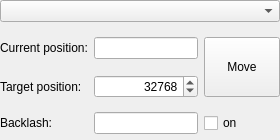
<?xml version="1.0" encoding="UTF-8"?>
<ui version="4.0">
 <class>snowgui::focusercontrollerwidget</class>
 <widget class="QWidget" name="snowgui::focusercontrollerwidget">
  <property name="geometry">
   <rect>
    <x>0</x>
    <y>0</y>
    <width>280</width>
    <height>140</height>
   </rect>
  </property>
  <property name="minimumSize">
   <size>
    <width>0</width>
    <height>115</height>
   </size>
  </property>
  <property name="maximumSize">
   <size>
    <width>16777215</width>
    <height>140</height>
   </size>
  </property>
  <property name="windowTitle">
   <string>Form</string>
  </property>
  <layout class="QVBoxLayout" name="verticalLayout">
   <property name="leftMargin">
    <number>0</number>
   </property>
   <property name="topMargin">
    <number>0</number>
   </property>
   <property name="rightMargin">
    <number>0</number>
   </property>
   <property name="bottomMargin">
    <number>0</number>
   </property>
   <item>
    <widget class="QComboBox" name="focuserSelectionBox"/>
   </item>
   <item>
    <widget class="QWidget" name="focuserInfo" native="true">
     <layout class="QGridLayout" name="gridLayout">
      <property name="leftMargin">
       <number>0</number>
      </property>
      <property name="topMargin">
       <number>0</number>
      </property>
      <property name="rightMargin">
       <number>0</number>
      </property>
      <property name="bottomMargin">
       <number>0</number>
      </property>
      <item row="1" column="0">
       <widget class="QLabel" name="targetLabel">
        <property name="text">
         <string>Target position:</string>
        </property>
       </widget>
      </item>
      <item row="0" column="0">
       <widget class="QLabel" name="currentLabel">
        <property name="text">
         <string>Current position:</string>
        </property>
       </widget>
      </item>
      <item row="1" column="1">
       <widget class="QSpinBox" name="positionSpinBox">
        <property name="alignment">
         <set>Qt::AlignRight|Qt::AlignTrailing|Qt::AlignVCenter</set>
        </property>
        <property name="maximum">
         <number>65535</number>
        </property>
        <property name="singleStep">
         <number>100</number>
        </property>
        <property name="value">
         <number>32768</number>
        </property>
       </widget>
      </item>
      <item row="0" column="1">
       <widget class="QLineEdit" name="currentField">
        <property name="alignment">
         <set>Qt::AlignRight|Qt::AlignTrailing|Qt::AlignVCenter</set>
        </property>
        <property name="readOnly">
         <bool>true</bool>
        </property>
       </widget>
      </item>
      <item row="2" column="0">
       <widget class="QLabel" name="backlashLabel">
        <property name="text">
         <string>Backlash:</string>
        </property>
       </widget>
      </item>
      <item row="2" column="1">
       <widget class="QLineEdit" name="backlashField">
        <property name="alignment">
         <set>Qt::AlignRight|Qt::AlignTrailing|Qt::AlignVCenter</set>
        </property>
       </widget>
      </item>
      <item row="2" column="2">
       <widget class="QCheckBox" name="backlashCheckBox">
        <property name="text">
         <string>on</string>
        </property>
       </widget>
      </item>
      <item row="0" column="2" rowspan="2">
       <widget class="snowgui::FocusButton" name="positionButton">
        <property name="minimumSize">
         <size>
          <width>60</width>
          <height>60</height>
         </size>
        </property>
        <property name="maximumSize">
         <size>
          <width>1000</width>
          <height>60</height>
         </size>
        </property>
        <property name="text">
         <string>Move</string>
        </property>
       </widget>
      </item>
     </layout>
    </widget>
   </item>
  </layout>
 </widget>
 <customwidgets>
  <customwidget>
   <class>snowgui::FocusButton</class>
   <extends>QPushButton</extends>
   <header location="global">FocusButton.h</header>
  </customwidget>
 </customwidgets>
 <resources/>
 <connections/>
 <slots>
  <slot>guiChanged()</slot>
  <slot>focuserChanged(int)</slot>
  <slot>editingFinished()</slot>
 </slots>
</ui>
